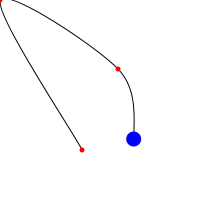
Frame 1 (no input)
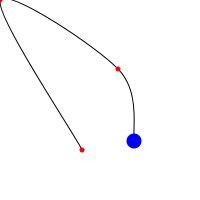
Frame 60 (the mouse pressed at the canvas centre just before this capture)
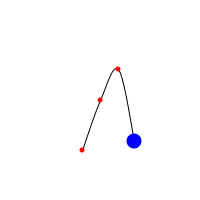
Frame 120 (the mouse held since frame 60 and released just before this capture)

The Processing sketch that drew these frames (run headless with seeded random() and noise(); from frame 60 on, the mouse is pressed at the canvas centre):

// Processing sketch: curvePointExample
// ── curvePointExample.pde
// Example by Amnon Owed
// https://forum.processing.org/topic/how-to-find-points-on-a-curve-and-display-them

int currentCurvePoint;
PVector[] vecs = {
  new PVector(84, 91), // control point
  new PVector(84, 91),
  new PVector(68, 19),
  new PVector(21, 17),
  new PVector(32, 100),
  new PVector(32, 100) // control point
};
 
void setup() {
  size(200, 200);
  smooth();
}
 
void draw() {
  background(255);
  translate(50, 50);
  vecs[3].set(mouseX-50, mouseY-50, 0);
  drawShape();
  drawPoints();
  if (frameCount % 20 == 0) { currentCurvePoint++; }
  drawCurvePoint(currentCurvePoint % (vecs.length-3));
}
 
void drawShape() {
  noFill();
  stroke(0);
  beginShape();
  for (int i=0; i<vecs.length; i++) {
    curveVertex(vecs[i].x, vecs[i].y);
  }
  endShape();
}
 
void drawPoints() {
  noStroke();
  fill(255, 0, 0);
  for (int i=1; i<vecs.length-1; i++) {
    ellipse(vecs[i].x, vecs[i].y, 5, 5);
  }
}
 
void drawCurvePoint(int num) {
  noStroke();
  fill(0, 0, 255);
  float t = (frameCount % 20)/20.0;
  float x = curvePoint(vecs[num].x, vecs[num+1].x, vecs[num+2].x, vecs[num+3].x, t);
  float y = curvePoint(vecs[num].y, vecs[num+1].y, vecs[num+2].y, vecs[num+3].y, t);
  ellipse(x, y, 15, 15);
}
